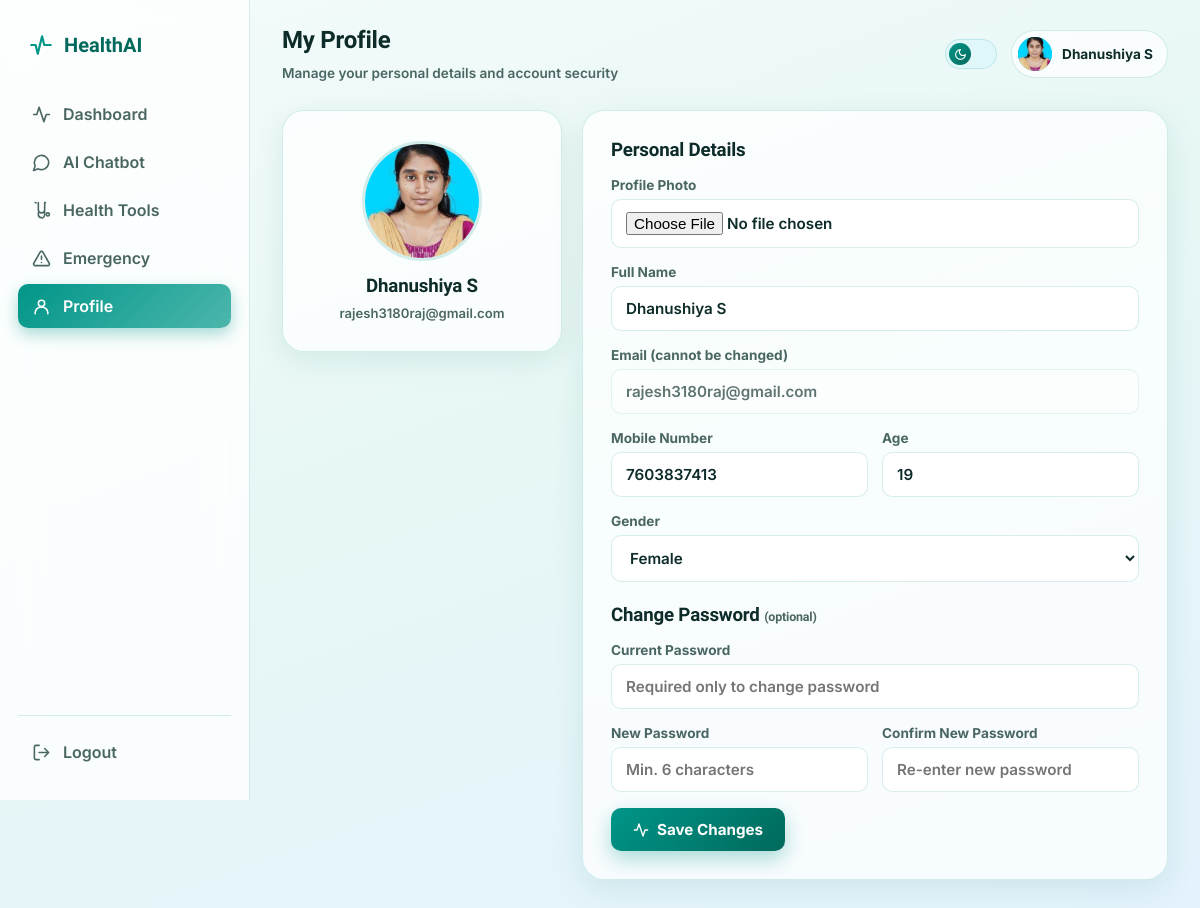
Screenshot of /profile (signed in) with the database file from the repository.
### tables this page shows
CREATE TABLE users (
            id INTEGER PRIMARY KEY AUTOINCREMENT,
            full_name TEXT NOT NULL,
            email TEXT UNIQUE NOT NULL,
            mobile TEXT NOT NULL,
            age INTEGER NOT NULL,
            gender TEXT NOT NULL,
            password_hash TEXT NOT NULL,
            created_at TEXT NOT NULL,
            is_admin INTEGER NOT NULL DEFAULT 0,
            profile_photo TEXT
        );

### app.py (the view, shortened to what this page needs)
@app.route("/profile", methods=["GET", "POST"])
@login_required
def profile():
    db = get_db()
    user = db.execute("SELECT * FROM users WHERE id = ?", (session["user_id"],)).fetchone()
    if request.method == "GET":
        return render_template("profile.html", full_name=session.get("full_name"), user=user)

### app.py (called while the page is built)
def get_db():
    if "db" not in g:
        g.db = sqlite3.connect(DB_PATH)
        g.db.row_factory = sqlite3.Row
    return g.db

def login_required(view):
    @wraps(view)
    def wrapped(*args, **kwargs):
        if "user_id" not in session:
            return redirect(url_for("login"))
        return view(*args, **kwargs)
    return wrapped

@app.after_request
def add_no_cache_headers(response):
    if "user_id" not in session:
        response.headers["Cache-Control"] = "no-store, no-cache, must-revalidate, max-age=0"
        response.headers["Pragma"] = "no-cache"
    return response

### templates/profile.html (shortened to what this page needs)
{% extends "base.html" %}
{% from "_icons.html" import icon %}
{% set active_page = 'profile' %}
{% block topbar_title %}
<h1>My Profile</h1>
<span style="font-size:0.85rem; color:var(--text-muted); font-weight:600;">Manage your personal details and account security</span>
{% endblock %}
{% block content %}
<div class="profile-layout">
  <div class="glass-card profile-photo-card">
    {% if user.profile_photo %}
    <img class="profile-photo-preview" id="photo-preview" src="{{ url_for('static', filename='uploads/profile_photos/' + user.profile_photo) }}" alt="Profile photo">
    {% else %}
    <div class="profile-photo-preview profile-photo-fallback" id="photo-preview-fallback">{{ (user.full_name or "U")[0]|upper }}</div>
    {% endif %}
    <h3 style="margin-top:14px;">{{ user.full_name }}</h3>
    <span style="font-size:0.82rem; color:var(--text-muted); font-weight:600;">{{ user.email }}</span>
  </div>
  <form class="glass-card profile-form" method="POST" action="{{ url_for('profile') }}" enctype="multipart/form-data">
    <h3 style="margin-bottom:16px;">Personal Details</h3>
    <div class="field">
      <label for="profile_photo_input">Profile Photo</label>
      <input type="file" id="profile_photo_input" name="profile_photo" accept="image/png,image/jpeg,image/gif,image/webp">
    </div>
    <div class="field">
      <label for="full_name">Full Name</label>
      <input type="text" id="full_name" name="full_name" value="{{ user.full_name }}" required>
    </div>
    <div class="field">
      <label>Email (cannot be changed)</label>
      <input type="email" value="{{ user.email }}" disabled style="opacity:0.65;">
    </div>
    <div class="field-row">
      <div class="field">
        <label for="mobile">Mobile Number</label>
        <input type="tel" id="mobile" name="mobile" pattern="[0-9]{10}" value="{{ user.mobile }}" required>
      </div>
      <div class="field">
        <label for="age">Age</label>
        <input type="number" id="age" name="age" min="1" max="119" value="{{ user.age }}" required>
      </div>
    </div>
    <div class="field">
      <label for="gender">Gender</label>
      <select id="gender" name="gender" required>
        <option value="Female" {% if user.gender == 'Female' %}selected{% endif %}>Female</option>
      </select>
    </div>
    <h3 style="margin: 22px 0 16px;">Change Password <span style="font-weight:600; font-size:0.78rem; color:var(--text-muted);">(optional)</span></h3>
    <div class="field">
      <label for="current_password">Current Password</label>
      <input type="password" id="current_password" name="current_password" placeholder="Required only to change password">
    </div>
    <div class="field-row">
      <div class="field">
        <label for="new_password">New Password</label>
        <input type="password" id="new_password" name="new_password" placeholder="Min. 6 characters" minlength="6">
      </div>
      <div class="field">
        <label for="confirm_password">Confirm New Password</label>
        <input type="password" id="confirm_password" name="confirm_password" placeholder="Re-enter new password" minlength="6">
      </div>
    </div>
    <button type="submit" class="btn btn-primary">{{ icon('activity', 16) }} Save Changes</button>
  </form>
</div>
{% endblock %}

### templates/base.html (shortened to what this page needs)
<!DOCTYPE html>
<html lang="en">
<head>
{% from "_icons.html" import icon %}
<link rel="stylesheet" href="{{ url_for('static', filename='css/style.css') }}">
</head>
<body>
<div class="app-shell">
  <aside class="sidebar">
    <div class="brand">
      {{ icon('pulse', 26) }}
      <span>HealthAI</span>
    </div>
    <nav style="display:flex; flex-direction:column; gap:4px;">
      <a class="nav-link {% if active_page == 'dashboard' %}active{% endif %}" href="{{ url_for('dashboard') }}">
        {{ icon('activity') }} Dashboard
      </a>
      <a class="nav-link {% if active_page == 'chatbot' %}active{% endif %}" href="{{ url_for('chatbot') }}">
        {{ icon('chat') }} AI Chatbot
      </a>
      <a class="nav-link {% if active_page == 'health_tools' %}active{% endif %}" href="{{ url_for('health_tools') }}">
        {{ icon('stethoscope') }} Health Tools
      </a>
      <a class="nav-link {% if active_page == 'emergency' %}active{% endif %}" href="{{ url_for('emergency') }}">
        {{ icon('alert-triangle') }} Emergency
      </a>
      <a class="nav-link {% if active_page == 'profile' %}active{% endif %}" href="{{ url_for('profile') }}">
        {{ icon('user') }} Profile
      </a>
    </nav>
    <div class="sidebar-footer">
      <a class="nav-link" href="{{ url_for('logout_page') }}">
        {{ icon('log-out') }} Logout
      </a>
    </div>
  </aside>
  <main class="main-content page-fade">
    <div class="topbar">
      <div style="display:flex; align-items:center; gap:12px;">
        <div class="topbar-title">{% block topbar_title %}{% endblock %}</div>
      </div>
      <div class="topbar-actions">
        <button class="theme-toggle" onclick="toggleTheme()" aria-label="Toggle dark mode">
          <span class="knob">{{ icon('moon', 12) }}</span>
        </button>
        <a href="{{ url_for('profile') }}" class="profile-chip" style="cursor:pointer;">
          {% if session.profile_photo %}
          <img class="avatar" style="object-fit:cover;" src="{{ url_for('static', filename='uploads/profile_photos/' + session.profile_photo) }}" alt="Profile photo">
          {% else %}
          <div class="avatar">{{ (full_name or "U")[0]|upper }}</div>
          {% endif %}
          <span style="font-weight:700; font-size:0.85rem;">{{ full_name }}</span>
        </a>
      </div>
    </div>
    {% block content %}{% endblock %}
  </main>
</div>
</body>
</html>

### rows the page displays
users: full_name "Dhanushiya S", profile_photo (picture), email "rajesh3180raj@gmail.com", mobile "7603837413", age "19", gender "Female"
